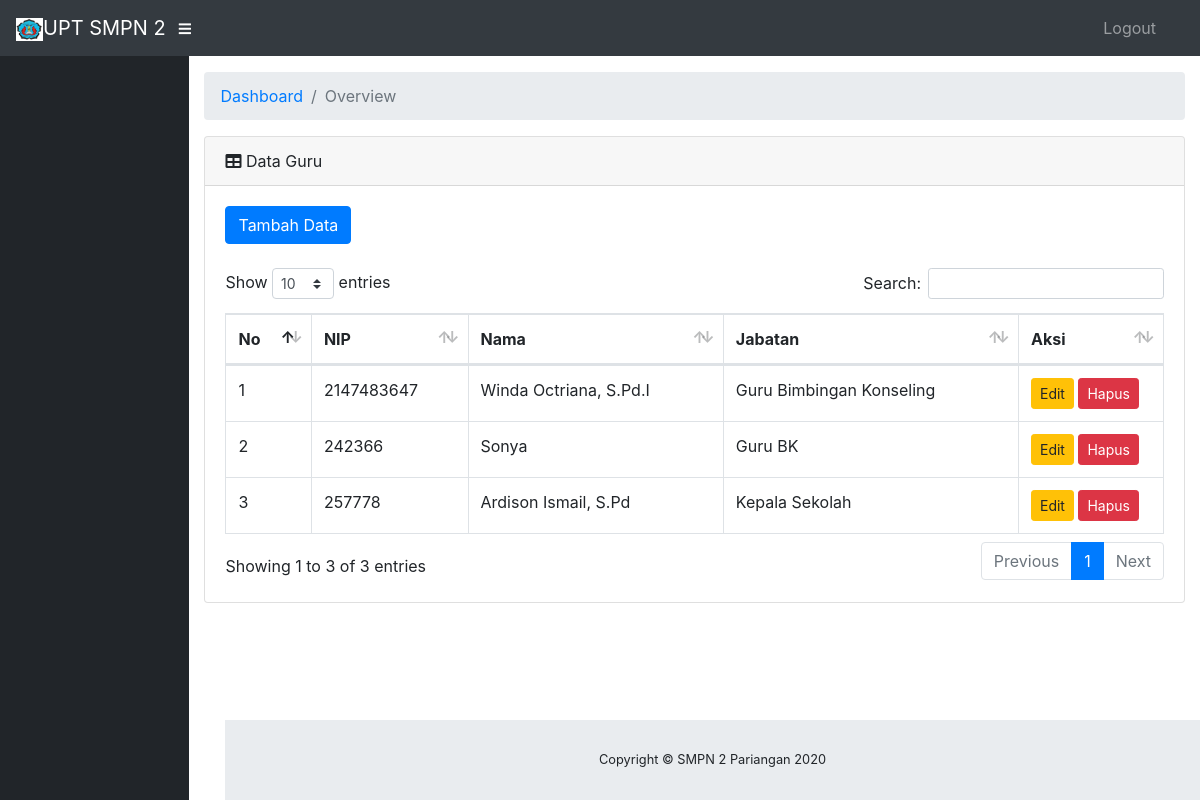
The page /gurus/index on the database its author committed.
### tables this page shows
CREATE TABLE IF NOT EXISTS `guru` (
  `nip` varchar(30) NOT NULL,
  `nm_guru` varchar(50) NOT NULL,
  `jabatan` varchar(50) NOT NULL
);

### application/controllers/Gurus.php (called while the page is built, shortened)
<?php
class Gurus extends CI_Controller
{
    public function __construct()
    {
        $this->load->model('Mgurus');
        $this->load->library("form_validation");
    }
    public function index($offset = 0)
    {
        $data['datagurus'] = $this->Mgurus->getAll();
        $this->load->view('gurus/index', $data);
    }
}

### index.php (called while the page is built, shortened)
<?php
require_once BASEPATH.'core/CodeIgniter.php';

### application/models/Mgurus.php (called while the page is built, shortened)
<?php
class Mgurus extends CI_Model
{
    private $_table = "guru";
    public function getAll()
    {
        return $this->db->get($this->_table)->result();
    }
}

### application/views/gurus/index.php (the view, shortened to what this page needs)
<!DOCTYPE html>
<html lang="en">
<head>
</head>
<body id="page-top">
    <div id="wrapper">
        <div id="content-wrapper">
            <div class="container-fluid">
                <div class="card mb-3">
                    <div class="card-header">
                        <i class="fas fa-table"></i>
                        Data Guru</div>
                    <div class="card-body">
                        <a href="<?php echo base_url() ?>gurus/add" class="btn btn-primary">Tambah Data</a>
                        <br>
                        <br>
                        <div class="table-responsive">
                            <table class="table table-bordered" id="dataTable" width="100%" cellspacing="0">
                                <thead>
                                    <tr>
                                        <th>No</th>
                                        <th>NIP</th>
                                        <th>Nama</th>
                                        <th>Jabatan</th>
                                        <th>Aksi</th>
                                    </tr>
                                </thead>
                                <tbody>
                                    <?php foreach ($datagurus as $no => $dataguru) :
                                    ?>
                                        <tr>
                                            <td><?php echo ++$no ?></td>
                                            <td><?php echo $dataguru->nip ?></td>
                                            <td><?php echo $dataguru->nm_guru ?></td>
                                            <td><?php echo $dataguru->jabatan ?></td>
                                            <td width="120px">
                                                <a class="btn btn-warning btn-sm" href="<?php echo base_url() ?>gurus/edit/<?php echo $dataguru->nip ?>">Edit</a>
                                                <a class="btn btn-danger btn-sm" href="<?php echo base_url() ?>gurus/delete/<?php echo $dataguru->nip ?>">Hapus</a>
                                            </td>
                                        </tr>
                                    <?php endforeach ?>
                                </tbody>
                            </table>
                        </div>
                    </div>
                </div>
            </div>
        </div>
    </div>
</body>
</html>

### rows shown on the page
guru: nip "2147483647", nm_guru "Winda Octriana, S.Pd.I", jabatan "Guru Bimbingan Konseling"
guru: nip "242366", nm_guru "Sonya", jabatan "Guru BK"
guru: nip "257778", nm_guru "Ardison Ismail, S.Pd", jabatan "Kepala Sekolah"
